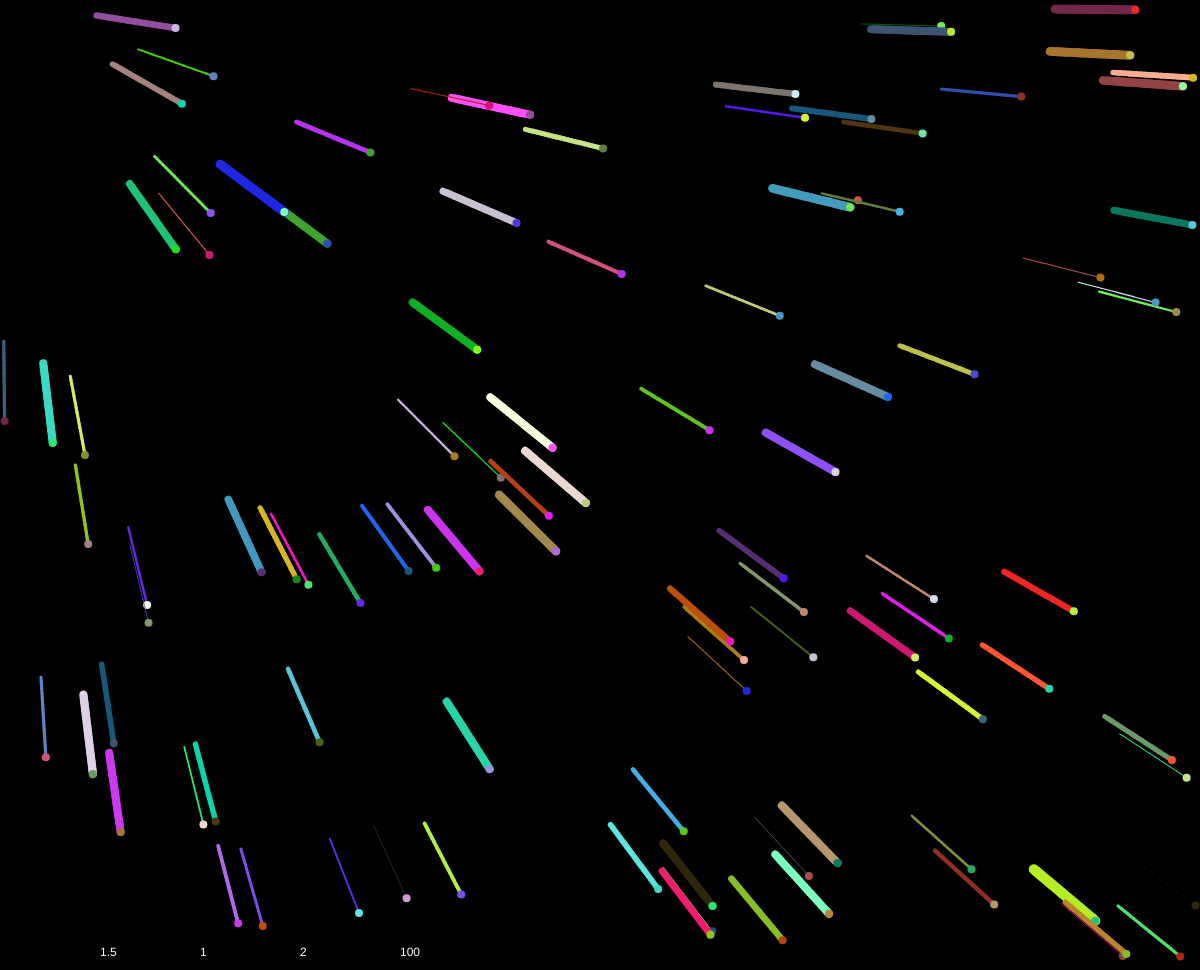
Frame 1 (no input)
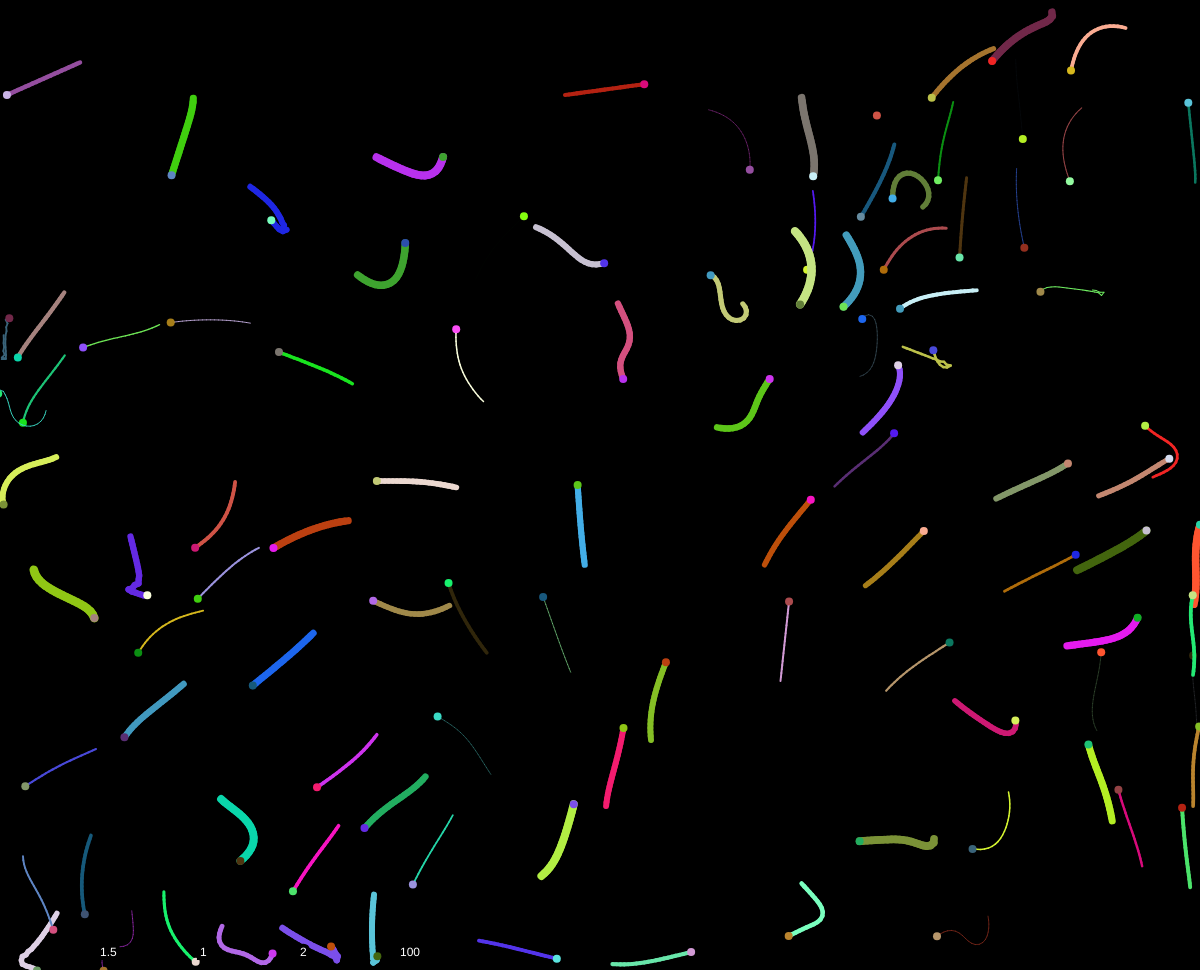
Frame 60 (no input)
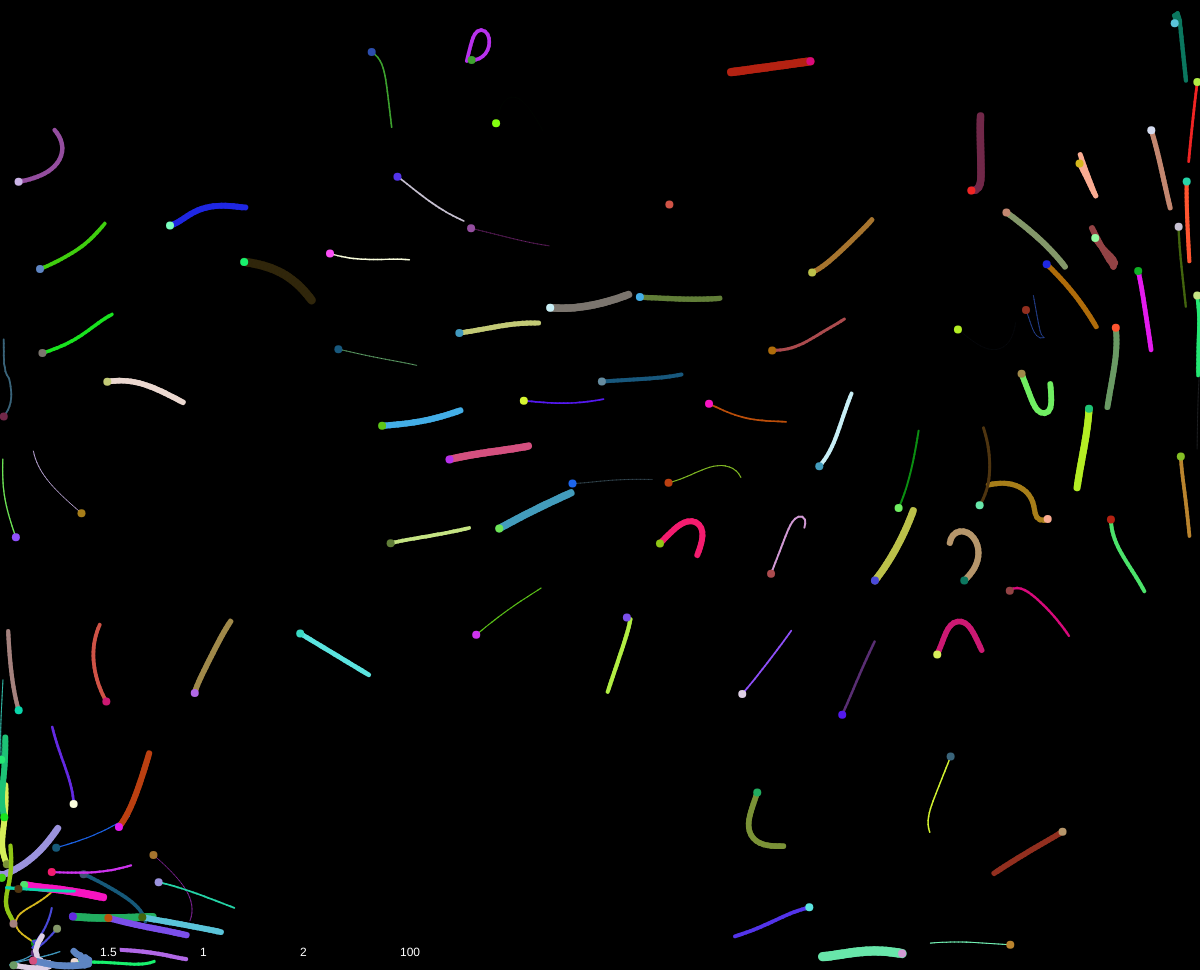
Frame 120 (the mouse pressed at the canvas centre since frame 60)

The p5.js sketch that drew these frames (run headless with seeded random() and noise() and a simulated clock; from frame 60 on, the mouse is pressed at the canvas centre):

// p5.js sketch
// ── sketch.js
// Flocking

const flock = [];

let alignSlider, cohesionSlider, separationSlider;
let depth = 8;

function setup() {
  createCanvas(window.innerWidth, window.innerHeight - 30);
  alignSlider = createSlider(0, 2, 1.5, 0.1);
  cohesionSlider = createSlider(0, 2, 1, 0.1);
  separationSlider = createSlider(0, 4, 2, 0.1);
  perceptionSlider = createSlider(1, width > height ? height : width, 100, 1);
  for (let i = 0; i < 100; i++) {
    flock.push(new Boid());
  }

}

function draw() {
  background(0);
	
  let perception = perceptionSlider.value();	
  for (let boid of flock) {
    boid.flock(flock, perception);
    boid.edges();
    boid.update();
    boid.show();
  } 


  textFont("Arial");
  textSize(12);
  fill(255);
  stroke(0);

  let size = 100;
  text(alignSlider.value(), size * 1, height - 14);
  text(cohesionSlider.value(), size * 2, height - 14);
  text(separationSlider.value(), size * 3, height - 14);
  text(perceptionSlider.value(), size * 4, height - 14);
}
// ── boid.js
// Flocking
// Daniel Shiffman
// https://thecodingtrain.com/CodingChallenges/124-flocking-boids.html
// https://youtu.be/mhjuuHl6qHM

//Looks great in fullscreen mode.

class Boid {
	constructor() {
		this.position = createVector(random(width), random(height), random(depth));
		
		this.velocity = p5.Vector.random3D();
		this.velocity.setMag(random(2, 4));
		this.acceleration = createVector();
		this.maxForce = 0.2;
		this.maxSpeed = 10;
		this.color = {r : random(10, 255), g : random(10, 255), b : random(10, 255)};

		this.x = [],
		this.y = [],
		this.segNum = 20,
		this.segLength = 4;

		for (var i = 0; i < this.segNum; i++) {
			this.x[i] = 0;
			this.y[i] = 0;
		}
	}

	edges() {
		if (this.position.x < 0 || this.position.x > width)
			this.velocity.x = 0 - this.velocity.x;
		
		if (this.position.y < 0 || this.position.y > height)
			this.velocity.y = 0 - this.velocity.y;
		
		if (this.position.z < 1 || this.position.z > depth)
			this.velocity.z = 0 - this.velocity.z;
		
		return;
		if (this.position.x > width) {
			this.position.x = 0;
		} else if (this.position.x < 0) {
			this.position.x = width;
		}
		if (this.position.y > height) {
			this.position.y = 0;
		} else if (this.position.y < 0) {
			this.position.y = height;
		}
	}

	work(boids, perception) {
		let align = createVector();
		let cohesion = createVector();
		let separation = createVector();
		
		let total = 0;
		for (let other of boids) {
			if (other != this) {
				let d = dist(this.position.x, this.position.y, other.position.x, other.position.y);
				if (d < perception) {
					align.add(other.velocity);

					cohesion.add(other.position);

					let diff = p5.Vector.sub(this.position, other.position);
					diff.div(d * d);
					separation.add(diff);



					total++;
				}
			}
		}
		if (total > 0) {
			align.div(total);
			align.setMag(this.maxSpeed);
			align.sub(this.velocity);
			align.limit(this.maxForce);

			cohesion.div(total);
			cohesion.sub(this.position);
			cohesion.setMag(this.maxSpeed);
			cohesion.sub(this.velocity);
			cohesion.limit(this.maxForce);

			separation.div(total);
			separation.setMag(this.maxSpeed);
			separation.sub(this.velocity);
			separation.limit(this.maxForce);
		}
		return {
			align: align,
			cohesion: cohesion,
			separation: separation
		};
	}


	flock(boids, perception) {
		let w = this.work(boids, perception);
		let alignment = w.align;
		let cohesion = w.cohesion;
		let separation = w.separation;

		alignment.mult(alignSlider.value());
		cohesion.mult(cohesionSlider.value());
		separation.mult(separationSlider.value());

		this.acceleration.mult(0);
		this.acceleration.add(alignment);
		this.acceleration.add(cohesion);
		this.acceleration.add(separation);
		this.acceleration.z *= 0.0001;
	}

	update() {
		this.position.add(this.velocity);
		this.velocity.add(this.acceleration);
		this.velocity.limit(this.maxSpeed);
	}

	show() {

		strokeWeight(this.position.z);
		
		this.dragSegment(0, this.position.x, this.position.y);
		
		for( var i= 0; i < this.x.length - 1; i++)
			this.dragSegment(i + 1, this.x[i], this.y[i]);
		
		

		strokeWeight(8);
		stroke(this.color.r, this.color.g, this.color.b);
		point(this.position.x, this.position.y);
	}

	dragSegment(i, xin, yin) {
		var dx = xin - this.x[i];
		var dy = yin - this.y[i];
		var angle = atan2(dy, dx);
		this.x[i] = xin - cos(angle) * this.segLength;
		this.y[i] = yin - sin(angle) * this.segLength;
		this.segment(this.x[i], this.y[i], angle);
	  }
	  
	  segment(x, y, a) {
		push();
		translate(x, y);
		rotate(a);
		line(0, 0, this.segLength, 0);
		pop();
	  }
}
